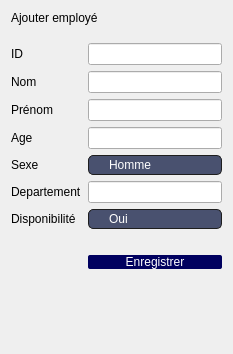
          <widget class="QWidget" name="scrollAreaWidgetContents_19">
           <property name="geometry">
            <rect>
             <x>0</x>
             <y>0</y>
             <width>233</width>
             <height>354</height>
            </rect>
           </property>
           <layout class="QFormLayout" name="formLayout_51">
            <item row="0" column="0" colspan="2">
             <widget class="QLabel" name="label_105">
              <property name="styleSheet">
               <string notr="true">font: 18pt &quot;Nunito Sans&quot;;</string>
              </property>
              <property name="text">
               <string>Ajouter employé</string>
              </property>
             </widget>
            </item>
            <item row="1" column="1">
             <layout class="QHBoxLayout" name="horizontalLayout_70"/>
            </item>
            <item row="2" column="1">
             <layout class="QHBoxLayout" name="horizontalLayout_152"/>
            </item>
            <item row="7" column="0">
             <widget class="QLabel" name="label_283">
              <property name="text">
               <string>Nom</string>
              </property>
             </widget>
            </item>
            <item row="7" column="1">
             <widget class="QLineEdit" name="lineEdit_101"/>
            </item>
            <item row="8" column="0">
             <widget class="QLabel" name="label_107">
              <property name="text">
               <string>Prénom</string>
              </property>
             </widget>
            </item>
            <item row="8" column="1">
             <widget class="QLineEdit" name="lineEdit13_18"/>
            </item>
            <item row="9" column="1">
             <widget class="QLineEdit" name="lineEdit_23"/>
            </item>
            <item row="11" column="0">
             <widget class="QLabel" name="label_24">
              <property name="text">
               <string>Departement</string>
              </property>
             </widget>
            </item>
            <item row="11" column="1">
             <widget class="QLineEdit" name="lineEdit_24"/>
            </item>
            <item row="13" column="0">
             <widget class="QLabel" name="label_108">
              <property name="text">
               <string/>
              </property>
             </widget>
            </item>
            <item row="15" column="1">
             <widget class="QPushButton" name="pushButton_68">
              <property name="styleSheet">
               <string notr="true">QPushButton
{
	border: 10 px;border-radius: 2px;
background-color: rgb(0, 0, 95);
color:white;
	font: 25 9pt &quot;Nunito&quot;;
}</string>
              </property>
              <property name="text">
               <string>Enregistrer</string>
              </property>
             </widget>
            </item>
            <item row="6" column="0">
             <widget class="QLabel" name="label_106">
              <property name="text">
               <string>ID</string>
              </property>
             </widget>
            </item>
            <item row="9" column="0">
             <widget class="QLabel" name="label_23">
              <property name="text">
               <string>Age</string>
              </property>
             </widget>
            </item>
            <item row="10" column="0">
             <widget class="QLabel" name="label_27">
              <property name="text">
               <string>Sexe</string>
              </property>
             </widget>
            </item>
            <item row="10" column="1">
             <widget class="QComboBox" name="comboBox">
              <property name="styleSheet">
               <string notr="true">QComboBox QAbstractItemView
{
    border: 2px solid darkgray;
    color: white;
    selection-background-color: rgb(73, 81, 111);
}

QComboBox::drop-down
{
     subcontrol-origin: padding;
     subcontrol-position: top right;
     width: 15px;
     color: white;
     border-left-width: 0px;
     border-left-color: darkgray;
     border-left-style: solid; /* just a single line */
     border-top-right-radius: 3px; /* same radius as the QComboBox */
     border-bottom-right-radius: 3px;
     padding-left: 10px;
 }
QComboBox
{
	
	font: 25 8pt &quot;Nunito&quot;;
    subcontrol-origin: padding;
    subcontrol-position: top right;
    selection-background-color: #111;
    selection-color: yellow;
    color: white;
	background-color: rgb(73, 81, 111);
    border-style: solid;
    border: 1px solid #1e1e1e;
    border-radius: 5;
    padding: 1px 0px 1px 20px;
}</string>
              </property>
              <item>
               <property name="text">
                <string>Homme</string>
               </property>
              </item>
              <item>
               <property name="text">
                <string>Femme</string>
               </property>
              </item>
             </widget>
            </item>
            <item row="12" column="0">
             <widget class="QLabel" name="label_28">
              <property name="text">
               <string>Disponibilité</string>
              </property>
             </widget>
            </item>
            <item row="12" column="1">
             <widget class="QComboBox" name="comboBox_2">
              <property name="styleSheet">
               <string notr="true">QComboBox QAbstractItemView
{
    border: 2px solid darkgray;
    color: white;
    selection-background-color: rgb(73, 81, 111);
}

QComboBox::drop-down
{
     subcontrol-origin: padding;
     subcontrol-position: top right;
     width: 15px;
     color: white;
     border-left-width: 0px;
     border-left-color: darkgray;
     border-left-style: solid; /* just a single line */
     border-top-right-radius: 3px; /* same radius as the QComboBox */
     border-bottom-right-radius: 3px;
     padding-left: 10px;
 }
QComboBox
{
	
	font: 25 8pt &quot;Nunito&quot;;
    subcontrol-origin: padding;
    subcontrol-position: top right;
    selection-background-color: #111;
    selection-color: yellow;
    color: white;
	background-color: rgb(73, 81, 111);
    border-style: solid;
    border: 1px solid #1e1e1e;
    border-radius: 5;
    padding: 1px 0px 1px 20px;
}</string>
              </property>
              <item>
               <property name="text">
                <string>Oui</string>
               </property>
              </item>
              <item>
               <property name="text">
                <string>Non</string>
               </property>
              </item>
             </widget>
            </item>
            <item row="6" column="1">
             <widget class="QLineEdit" name="lineEdit12_18"/>
            </item>
           </layout>
          </widget>
